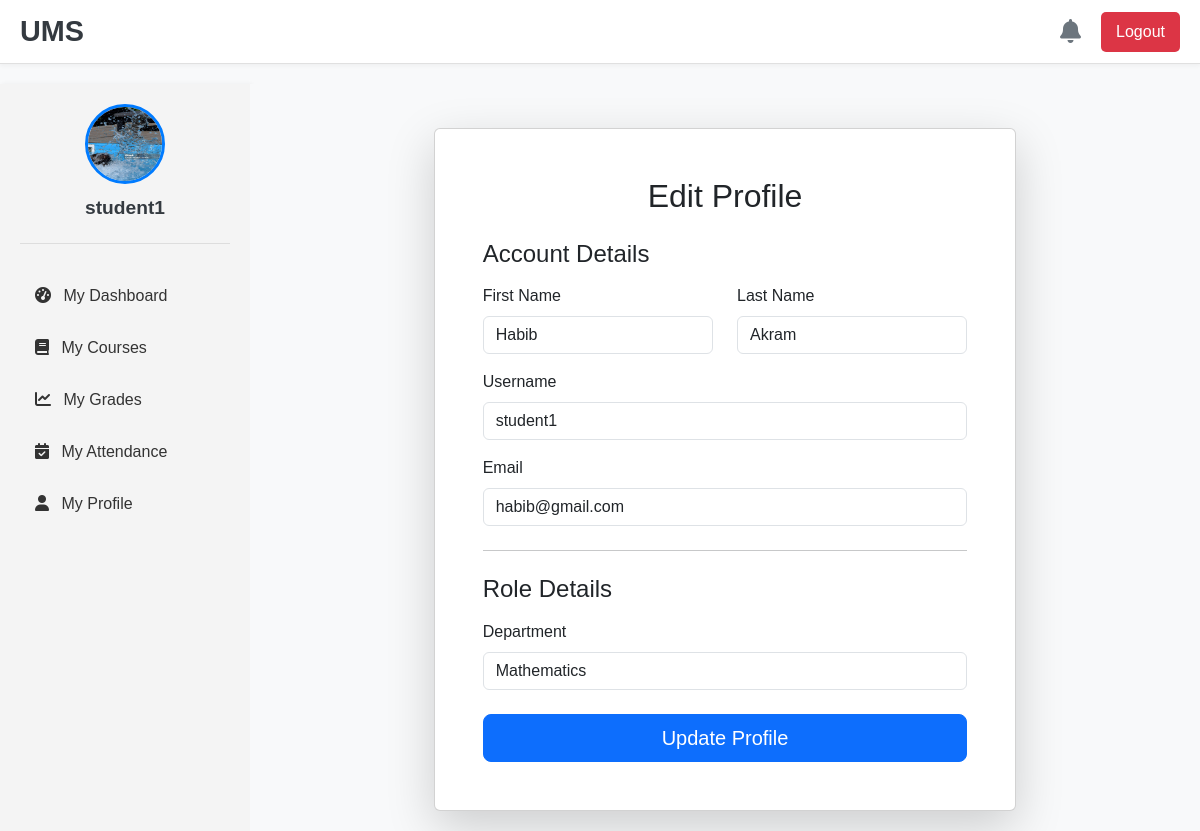
/profile/ (signed in), run on an earlier commit of the app's database.
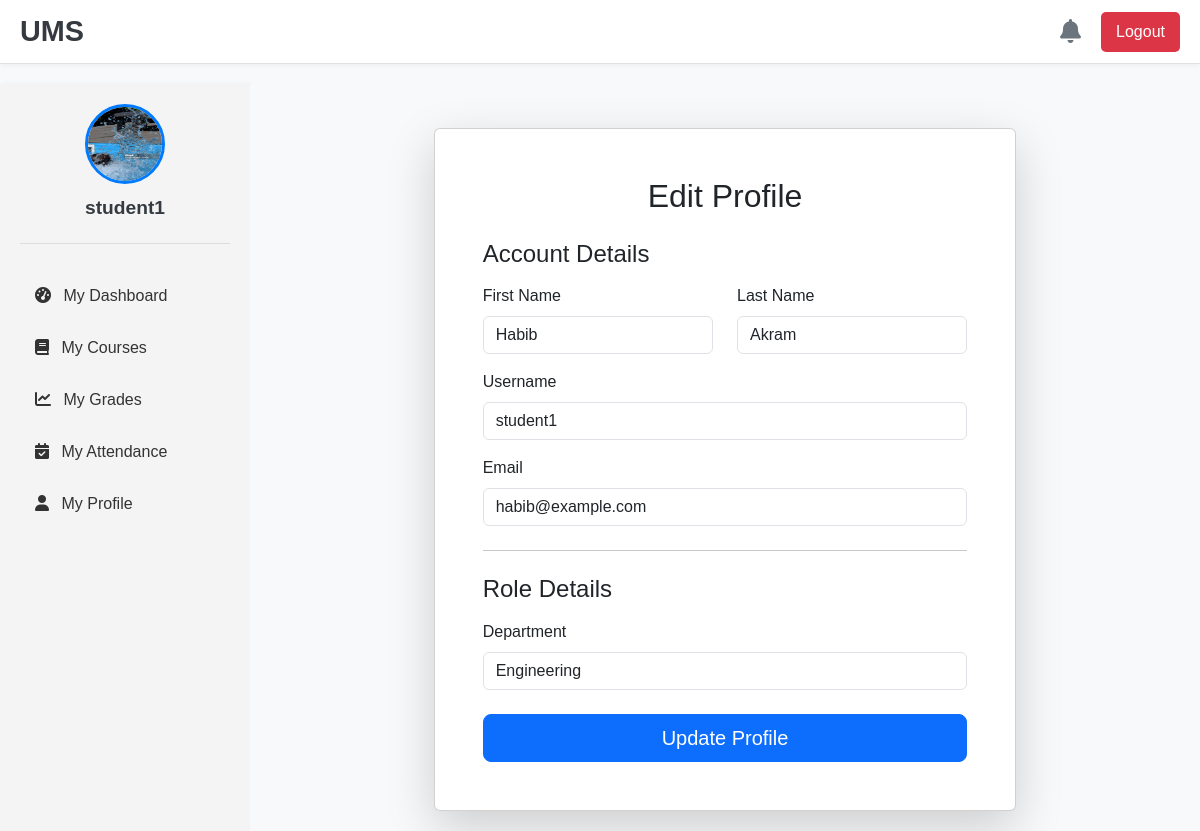
And on a later commit of the database.
### users/models.py (models this page shows, shortened)
class User(AbstractUser):
    ROLE_CHOICES = (
        ('Admin', 'Admin'),
        ('Teacher', 'Teacher'),
        ('Student', 'Student'),
    )
    role = models.CharField(max_length=10, choices=ROLE_CHOICES)

class Student(models.Model):
    user = models.OneToOneField(User, on_delete=models.CASCADE, primary_key=True)
    department = models.ForeignKey(Department, on_delete=models.CASCADE)

### users/views.py (the view)
# urls.py: path('profile/', views.profile_view, name='profile_view'),
@login_required
def profile_view(request):
    user = request.user
    if request.method == 'POST':
        user_form = UserProfileForm(request.POST, instance=user)
        if user.role == 'Student':
            student_profile = get_object_or_404(Student, user=user)
            profile_form = StudentProfileForm(request.POST, instance=student_profile)
        elif user.role == 'Teacher':
            teacher_profile = get_object_or_404(Teacher, user=user)
            profile_form = TeacherProfileForm(request.POST, instance=teacher_profile)
        else:
            profile_form = None # Admin doesn't have a separate profile form
        if user_form.is_valid() and (profile_form is None or profile_form.is_valid()):
            user_form.save()
            if profile_form:
                profile_form.save()
            messages.success(request, 'Your profile was updated successfully!')
            return redirect('profile_view')
        else:
            messages.error(request, 'Please correct the errors below.')
    else:
        user_form = UserProfileForm(instance=user)
        if user.role == 'Student':
            student_profile = get_object_or_404(Student, user=user)
            profile_form = StudentProfileForm(instance=student_profile)
        elif user.role == 'Teacher':
            teacher_profile = get_object_or_404(Teacher, user=user)
            profile_form = TeacherProfileForm(instance=teacher_profile)
        else:
            profile_form = None
    context = {
        'user_form': user_form,
        'profile_form': profile_form,
    }
    return render(request, 'profile/profile.html', context)

### users/forms.py
class UserProfileForm(forms.ModelForm):
    class Meta:
        model = User
        fields = ['username', 'email', 'first_name', 'last_name']
        widgets = {
            'username': forms.TextInput(attrs={'class': 'form-control'}),
            'email': forms.EmailInput(attrs={'class': 'form-control'}),
            'first_name': forms.TextInput(attrs={'class': 'form-control'}),
            'last_name': forms.TextInput(attrs={'class': 'form-control'}),
        }

class StudentProfileForm(forms.ModelForm):
    class Meta:
        model = Student
        fields = ['department']
        widgets = {
            'department': forms.Select(attrs={'class': 'form-control'}),
        }

### users/models.py (called while the page is built)
    def __str__(self):
        return self.department_name

### users/templates/profile/profile.html (shortened to what this page needs)
{% extends 'dashboard/base_dashboard.html' %}
{% load static %}
{% block content %}
<div class="container-fluid mt-4">
    <div class="row justify-content-center">
        <div class="col-md-8">
            <div class="card shadow-lg">
                <div class="card-body p-5">
                    <h2 class="card-title text-center mb-4">Edit Profile</h2>
                    <form method="post">
                        <h4 class="mb-3">Account Details</h4>
                        <div class="row">
                            <div class="col-md-6 mb-3">
                                <label for="{{ user_form.first_name.id_for_label }}" class="form-label">First Name</label>
                                {{ user_form.first_name }}
                            </div>
                            <div class="col-md-6 mb-3">
                                <label for="{{ user_form.last_name.id_for_label }}" class="form-label">Last Name</label>
                                {{ user_form.last_name }}
                            </div>
                        </div>
                        <div class="mb-3">
                            <label for="{{ user_form.username.id_for_label }}" class="form-label">Username</label>
                            {{ user_form.username }}
                        </div>
                        <div class="mb-3">
                            <label for="{{ user_form.email.id_for_label }}" class="form-label">Email</label>
                            {{ user_form.email }}
                        </div>
                        {% if profile_form %}
                            <hr class="my-4">
                            <h4 class="mb-3">Role Details</h4>
                            {% for field in profile_form %}
                                <div class="mb-3">
                                    <label for="{{ field.id_for_label }}" class="form-label">{{ field.label }}</label>
                                    {{ field }}
                                </div>
                            {% endfor %}
                        {% endif %}
                        <div class="d-grid mt-4">
                            <button type="submit" class="btn btn-primary btn-lg">Update Profile</button>
                        </div>
                    </form>
                </div>
            </div>
        </div>
    </div>
</div>
{% endblock %}

### users/templates/dashboard/base_dashboard.html (shortened to what this page needs)
{% load static %}
<!DOCTYPE html>
<html lang="en">
<head>
    <link href="https://cdn.jsdelivr.net/npm/bootstrap@5.3.3/dist/css/bootstrap.min.css" rel="stylesheet">
    <link rel="stylesheet" href="https://cdnjs.cloudflare.com/ajax/libs/font-awesome/6.0.0-beta3/css/all.min.css">
</head>
<body>
    <div class="top-navbar">
        <div class="app-title">UMS</div>
        <div class="profile-controls">
            <div class="notification-icon-container">
                <span class="notification-icon" id="notification-bell">
                    <i class="fas fa-bell"></i>
                </span>
            </div>
            <a href="{% url 'logout_user' %}" class="logout-btn">Logout</a>
        </div>
    </div>
    <div class="dashboard-layout">
        <div class="sidebar">
            <div class="user-profile-section">
                <img src="{% static 'images/default-profile.png' %}" alt="Profile">
                <div class="user-name">{{ request.user.username }}</div>
            </div>
            <ul>
    <li><a href="{% url 'dashboard' %}"><i class="fas fa-tachometer-alt me-2"></i> My Dashboard</a></li>
    {% if request.user.role == 'Admin' %}
        <li><a href="{% url 'manage_teachers' %}"><i class="fas fa-chalkboard-teacher me-2"></i> Manage Teachers</a></li>
        <li><a href="{% url 'manage_students' %}"><i class="fas fa-user-graduate me-2"></i> Manage Students</a></li>
        <li><a href="{% url 'manage_attendance_admin' %}"><i class="fas fa-calendar-check me-2"></i> Manage All Student Attendance</a></li>
        <li><a href="{% url 'manage_enrollment_admin' %}"><i class="fas fa-clipboard-list me-2"></i> Manage Enrollments</a></li>
        <li><a href="{% url 'manage_courses_admin' %}"><i class="fas fa-book me-2"></i> Manage Courses</a></li>
    {% elif request.user.role == 'Teacher' %}
        <li><a href="{% url 'manage_courses' %}"><i class="fas fa-book-reader me-2"></i> My Courses</a></li>
    {% elif request.user.role == 'Student' %}
        <li><a href="{% url 'my_courses' %}"><i class="fas fa-book me-2"></i> My Courses</a></li>
        <li><a href="{% url 'my_grades' %}"><i class="fas fa-chart-line me-2"></i> My Grades</a></li>
        <li><a href="{% url 'my_attendance' %}"><i class="fas fa-calendar-check me-2"></i> My Attendance</a></li>
    {% endif %}
    <li><a href="{% url 'profile_view' %}"><i class="fas fa-user me-2"></i> My Profile</a></li>
</ul>
        </div>
        <div class="main-content-area">
            {% block content %}
            {% endblock %}
        </div>
    </div>
</body>
</html>

What changed in the data, as far as the page shows it:
changed User "student1": email "habib@gmail.com" → "habib@example.com"
changed Student: department "Mathematics" → "Engineering"
